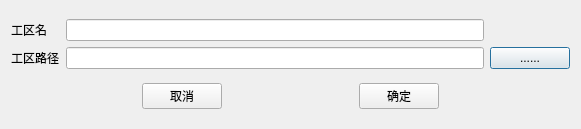
<?xml version="1.0" encoding="UTF-8"?>
<ui version="4.0">
 <class>OBNCreateProjectInterface</class>
 <widget class="QDialog" name="OBNCreateProjectInterface">
  <property name="geometry">
   <rect>
    <x>0</x>
    <y>0</y>
    <width>581</width>
    <height>129</height>
   </rect>
  </property>
  <property name="minimumSize">
   <size>
    <width>581</width>
    <height>129</height>
   </size>
  </property>
  <property name="maximumSize">
   <size>
    <width>581</width>
    <height>129</height>
   </size>
  </property>
  <property name="windowTitle">
   <string>创建工区</string>
  </property>
  <layout class="QGridLayout" name="gridLayout_2">
   <item row="0" column="0">
    <layout class="QGridLayout" name="gridLayout">
     <item row="0" column="0">
      <widget class="QLabel" name="labelProjectName">
       <property name="text">
        <string>工区名</string>
       </property>
      </widget>
     </item>
     <item row="0" column="1">
      <widget class="QLineEdit" name="lineEditProjectName"/>
     </item>
     <item row="0" column="2">
      <widget class="QLabel" name="label">
       <property name="text">
        <string/>
       </property>
      </widget>
     </item>
     <item row="1" column="0">
      <widget class="QLabel" name="labelProjectPath">
       <property name="text">
        <string>工区路径</string>
       </property>
      </widget>
     </item>
     <item row="1" column="1">
      <widget class="QLineEdit" name="lineEditProjectPath"/>
     </item>
     <item row="1" column="2">
      <widget class="QPushButton" name="pushButtonGetPath">
       <property name="text">
        <string>......</string>
       </property>
      </widget>
     </item>
    </layout>
   </item>
   <item row="1" column="0">
    <layout class="QHBoxLayout" name="horizontalLayout">
     <item>
      <spacer name="horizontalSpacer">
       <property name="orientation">
        <enum>Qt::Horizontal</enum>
       </property>
       <property name="sizeHint" stdset="0">
        <size>
         <width>123</width>
         <height>20</height>
        </size>
       </property>
      </spacer>
     </item>
     <item>
      <widget class="QPushButton" name="pushButtonCancel">
       <property name="text">
        <string>取消</string>
       </property>
      </widget>
     </item>
     <item>
      <spacer name="horizontalSpacer_2">
       <property name="orientation">
        <enum>Qt::Horizontal</enum>
       </property>
       <property name="sizeHint" stdset="0">
        <size>
         <width>124</width>
         <height>20</height>
        </size>
       </property>
      </spacer>
     </item>
     <item>
      <widget class="QPushButton" name="pushButtonOK">
       <property name="text">
        <string>确定</string>
       </property>
      </widget>
     </item>
     <item>
      <spacer name="horizontalSpacer_3">
       <property name="orientation">
        <enum>Qt::Horizontal</enum>
       </property>
       <property name="sizeHint" stdset="0">
        <size>
         <width>123</width>
         <height>20</height>
        </size>
       </property>
      </spacer>
     </item>
    </layout>
   </item>
  </layout>
 </widget>
 <resources/>
 <connections/>
</ui>
